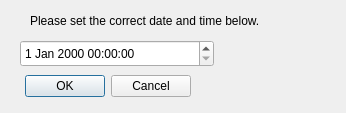
<?xml version="1.0" encoding="UTF-8"?>
<ui version="4.0">
 <class>DateTimeDialog</class>
 <widget class="QDialog" name="DateTimeDialog">
  <property name="geometry">
   <rect>
    <x>0</x>
    <y>0</y>
    <width>346</width>
    <height>113</height>
   </rect>
  </property>
  <property name="windowTitle">
   <string>Set Date &amp; Time</string>
  </property>
  <widget class="QDialogButtonBox" name="buttonBox">
   <property name="geometry">
    <rect>
     <x>20</x>
     <y>70</y>
     <width>171</width>
     <height>32</height>
    </rect>
   </property>
   <property name="orientation">
    <enum>Qt::Horizontal</enum>
   </property>
   <property name="standardButtons">
    <set>QDialogButtonBox::Cancel|QDialogButtonBox::Ok</set>
   </property>
  </widget>
  <widget class="QDateTimeEdit" name="dateTimeEdit">
   <property name="geometry">
    <rect>
     <x>20</x>
     <y>40</y>
     <width>194</width>
     <height>27</height>
    </rect>
   </property>
  </widget>
  <widget class="QLabel" name="label_2">
   <property name="geometry">
    <rect>
     <x>30</x>
     <y>10</y>
     <width>301</width>
     <height>21</height>
    </rect>
   </property>
   <property name="text">
    <string>Please set the correct date and time below.</string>
   </property>
  </widget>
 </widget>
 <resources/>
 <connections>
  <connection>
   <sender>buttonBox</sender>
   <signal>accepted()</signal>
   <receiver>DateTimeDialog</receiver>
   <slot>accept()</slot>
   <hints>
    <hint type="sourcelabel">
     <x>248</x>
     <y>254</y>
    </hint>
    <hint type="destinationlabel">
     <x>157</x>
     <y>274</y>
    </hint>
   </hints>
  </connection>
  <connection>
   <sender>buttonBox</sender>
   <signal>rejected()</signal>
   <receiver>DateTimeDialog</receiver>
   <slot>reject()</slot>
   <hints>
    <hint type="sourcelabel">
     <x>316</x>
     <y>260</y>
    </hint>
    <hint type="destinationlabel">
     <x>286</x>
     <y>274</y>
    </hint>
   </hints>
  </connection>
 </connections>
</ui>
